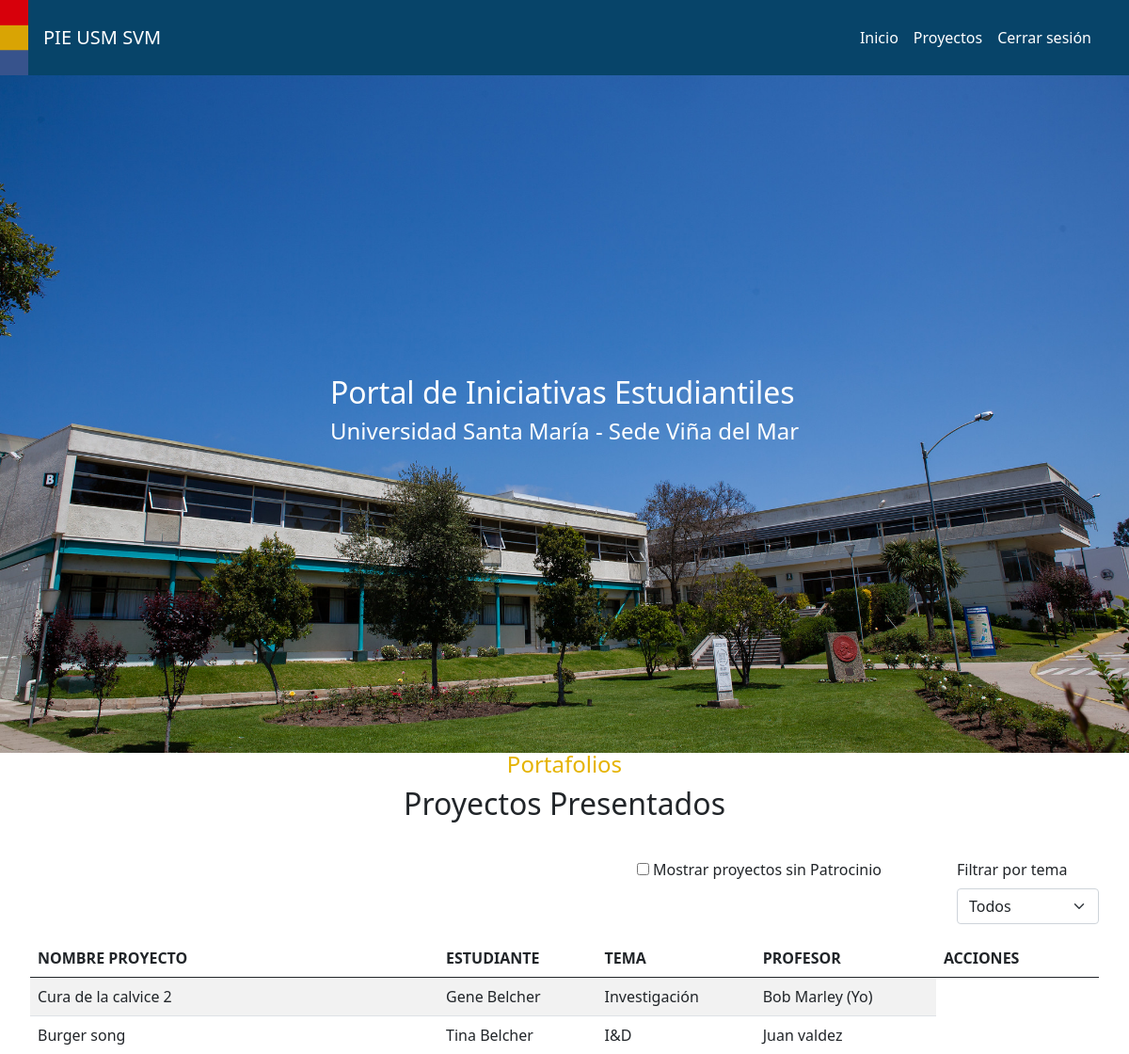
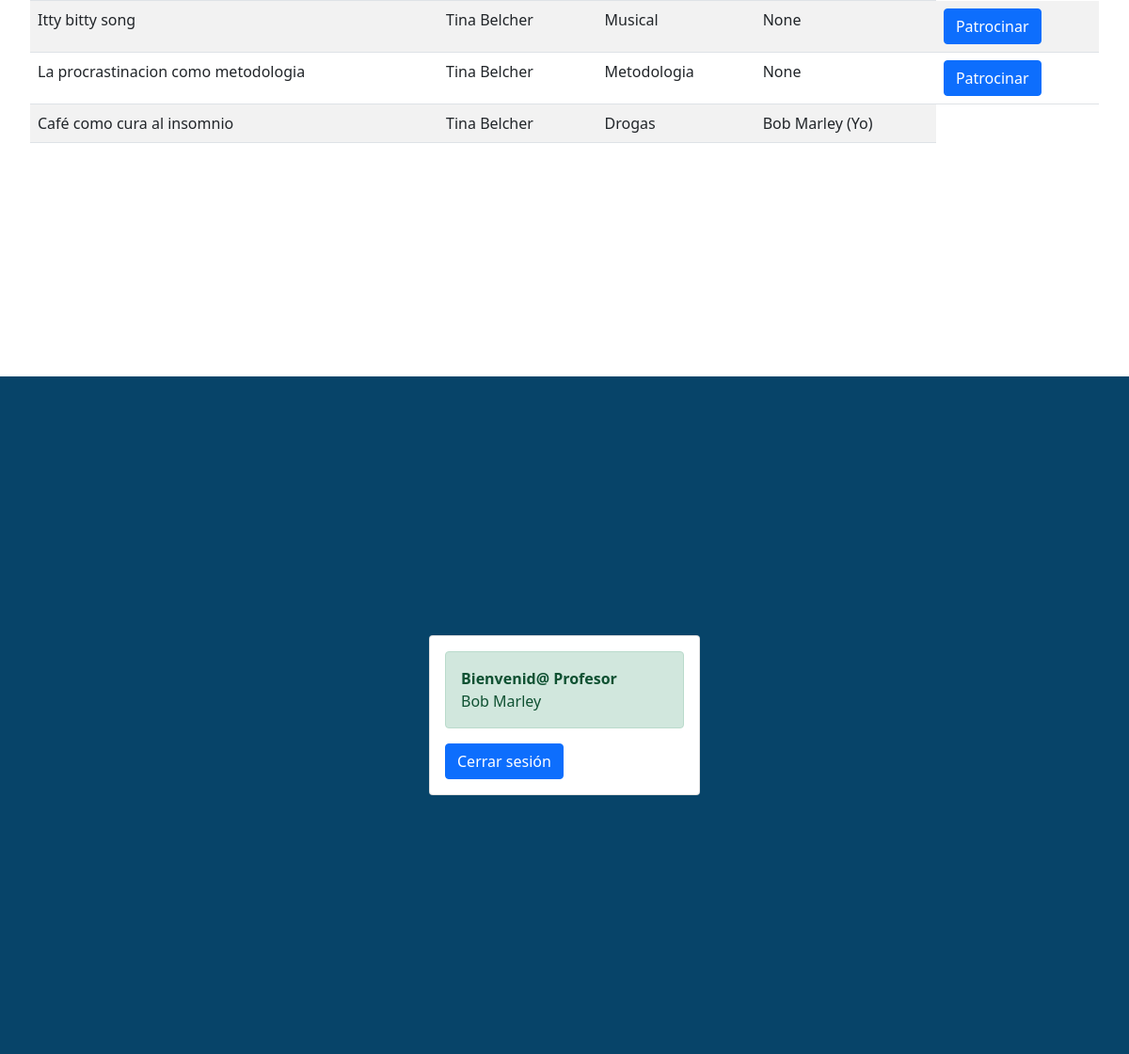
Screenshot of / (signed in) with the database file from the repository (2 pictures, top to bottom).
### Certamen2/models.py (models this page shows, shortened)
class Proyecto(models.Model):
    id = models.AutoField(primary_key=True)
    nombre = models.CharField(max_length=50)
    tema = models.CharField(max_length=50)
    estudiante = models.ForeignKey(Usuario, on_delete=models.CASCADE, related_name="estudiante_proyecto")
    profesor = models.ForeignKey(Usuario, on_delete=models.CASCADE, null=True, blank=True,
                                 related_name="profesor_proyecto")

class Usuario(models.Model):
    id = models.AutoField(primary_key=True)
    nombre = models.CharField(max_length=50)
    role = models.CharField(max_length=50, choices=roles)
    email = models.EmailField()
    password = models.CharField(max_length=50)
    def __str__(self) -> str:
        return self.nombre

### Certamen2/views.py (the view)
# urls.py: 2. Add a URL to urlpatterns:  path('', views.home, name='home')
def home(request):
    title = "Inicio"
    logged_user = request.session.get('user_id', None)
    if logged_user is not None:
        user = Usuario.objects.get(id=logged_user)
        if user.role == '0':
            projects = Proyecto.objects.filter(estudiante=user)
        else:
            projects = Proyecto.objects.all()
    else:
        user = None
        projects = Proyecto.objects.filter(profesor__isnull=False)
    temas = set(p.tema for p in projects)
    data = {
        "title": title,
        "projects": projects,
        "temas": temas,
        "user": user
    }
    return render(request, 'landing.html', data)

### Certamen2/templates/landing.html
{% extends 'home.html' %}
{% load static %}
{% block content %}
    <div class="image-container">
        <img src="{% static 'svm.jpg' %}">
        <div class="overlay-text">
            <h2>Portal de Iniciativas Estudiantiles</h2>
            <h4>Universidad Santa María - Sede Viña del Mar</h4>
        </div>
    </div>
    {% include 'projectsList.html' %}
    {% include 'login.html' %}
{% endblock %}

### Certamen2/templates/projectsList.html (shortened to what this page needs)
<!DOCTYPE html>
<html lang="en">
<head>
</head>
<body>
<div class="project-container" id="proyectos">
    <div class="col-12 project-header">
        <h4>Portafolios</h4>
        {% if user and user.role == '0' %}
            <h2>Mis Proyectos</h2>
        {% else %}
            <h2>Proyectos Presentados</h2>
        {% endif %}
    </div>
    <div class="table-responsive project-list">
        {% if user and user.role == '1' %}
            <div class="mb-3" style="margin-right: 5rem">
                <input type="checkbox" id="filterNoPatrocinio">
                <label for="filterNoPatrocinio">Mostrar proyectos sin Patrocinio</label>
            </div>
        {% endif %}
        <div class="mb-3">
            <label for="filter" class="form-label">Filtrar por tema</label>
            <select class="form-select" id="filter">
                <option selected>Todos</option>
            </select>
        </div>
        <table class="table table-striped">
            <thead>
            <tr>
                <th>NOMBRE PROYECTO</th>
                <th>ESTUDIANTE</th>
                <th>TEMA</th>
                <th>PROFESOR</th>
                {% if user %}
                    <th>ACCIONES</th>
                {% endif %}
            </tr>
            </thead>
            <tbody>
            {% for project in projects %}
                <tr>
                    <td>{{ project.nombre }}</td>
                    <td>{{ project.estudiante }}</td>
                    <td>{{ project.tema }}</td>
                    <td>{{ project.profesor }} {% if user and project.profesor.id == user.id %} (Yo) {% endif %}</td>
                    {% if user.role == '0' %}
                        <td>
                            <div class="btn-group" role="group">
                                <a class="btn btn-primary" href="{% url 'editar_proyecto' project.id %}">Editar</a>
                                <form method="post" style="display: inline-block;"
                                      action="{% url 'eliminar_proyecto' project.id %}">
                                    {% csrf_token %}
                                    <button type="submit" class="btn btn-danger">Eliminar</button>
                                </form>
                            </div>
                        </td>
                    {% elif not project.profesor %}
                        <td>
                            <a class="btn btn-primary" href="{% url 'patrocinar_proyecto' project.id %}">Patrocinar</a>
                        </td>
                    {% endif %}
                </tr>
            {% endfor %}
            </tbody>
        </table>
    </div>
</div>
</html>

### Certamen2/templates/login.html (shortened to what this page needs)
{% load static %}
<!DOCTYPE html>
<html lang="en">
<head>
</head>
<body>
<div class="login-container d-flex justify-content-center align-items-center" id="login">
    <div class="card" style="width: 18rem;">
        <div class="card-body">
            {% if user is not None %}
                <div class="alert alert-success" role="alert">
                    <b>Bienvenid@ {{ user.get_role_display }}</b> <br>{{ user.nombre }}
                </div>
                <form method="post" action="{% url 'logout' %}">
                    <button type="submit" class="btn btn-primary">Cerrar sesión</button>
                </form>
            {% endif %}
        </div>
    </div>
</div>
</body>
</html>

### Certamen2/templates/static/css/styles.css (style rules this page uses)
.image-container { position: relative; margin-top: 10vh; }
.image-container img { width: 100%; height: 90vh; object-fit: cover; }
.overlay-text { position: absolute; top: 50%; left: 50%; transform: translate(-50%, -50%); color: white; }
.project-header { background-color: #ffffff; padding: 1rem; margin-top: 0vh; margin-bottom: 0rem; display: flex; flex-direction: column; justify-content: center; align-items: center; text-align: center; height: 10vh; }
.project-header h4 { color: #e5b300; }
.project-container { height: 90vh; }
.project-list { display: flex; flex-wrap: wrap; justify-content: end; margin: 2rem; }
.login-container { display: flex; justify-content: start; align-items: start; background-color: #074469; height: 90vh; }

### rows the page displays
Proyecto: nombre "Cura de la calvice 2", estudiante "Gene Belcher", tema "Investigación", profesor "Bob Marley", shows "(Yo)"
Proyecto: nombre "Burger song", estudiante "Tina Belcher", tema "I&D", profesor "Juan valdez"
Proyecto: nombre "Itty bitty song", estudiante "Tina Belcher", tema "Musical", profesor "None", shows "Patrocinar"
Proyecto: nombre "La procrastinacion como metodologia", estudiante "Tina Belcher", tema "Metodologia", profesor "None", shows "Patrocinar"
Proyecto: nombre "Café como cura al insomnio", estudiante "Tina Belcher", tema "Drogas", profesor "Bob Marley", shows "(Yo)"
Usuario: role "Profesor", nombre "Bob Marley"
